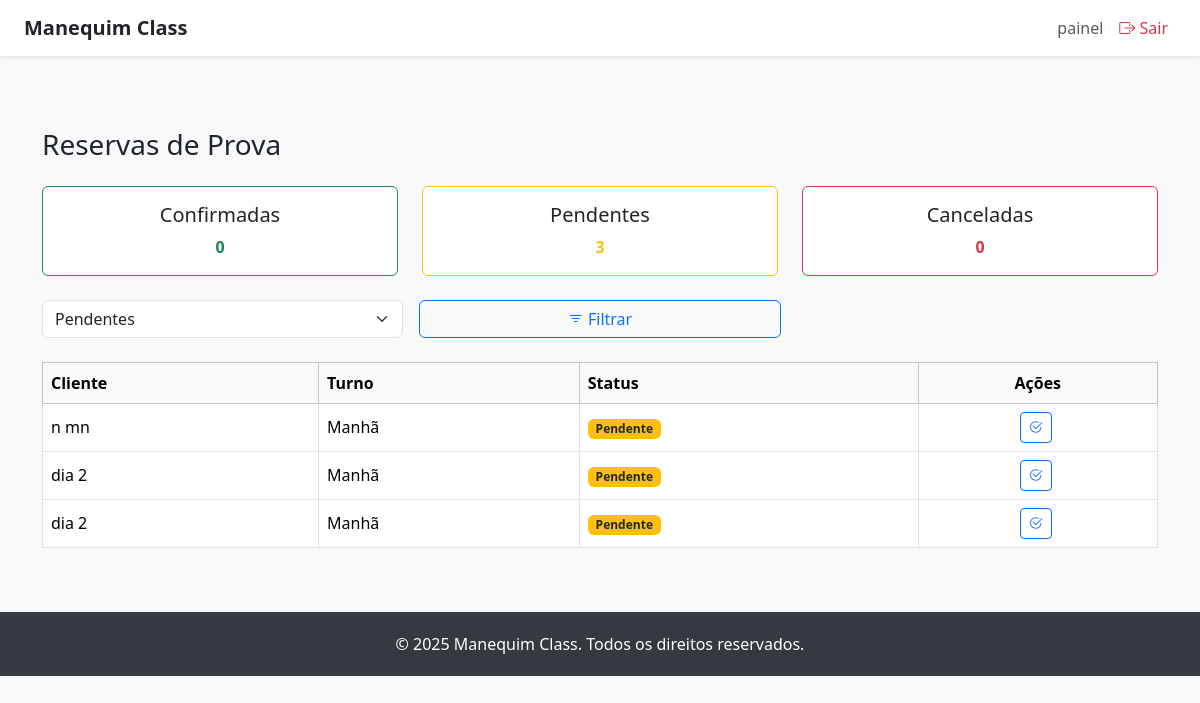
The app's page /reservas (signed in), older data.
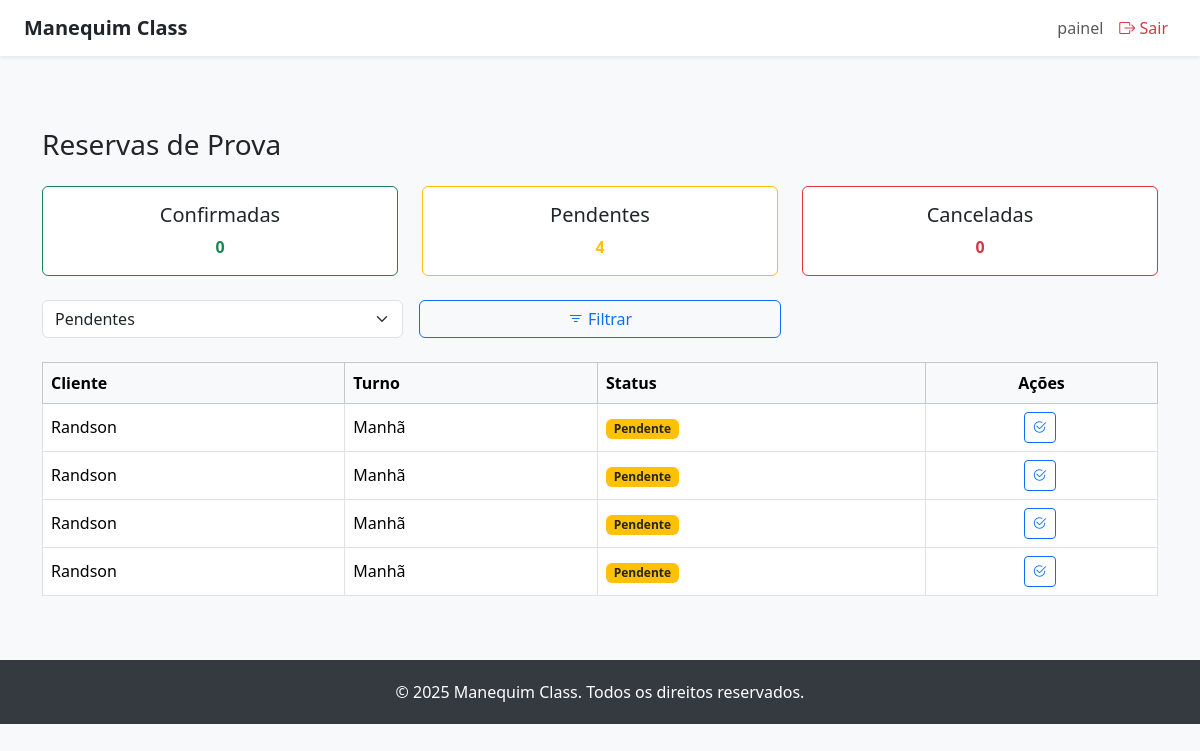
The same page, newer data.
### models.py (models this page shows)
class Reserva(db.Model):
    id = db.Column(db.Integer, primary_key=True)
    nome = db.Column(db.String(100), nullable=False)
    telefone = db.Column(db.String(20), nullable=False)
    item_id = db.Column(db.Integer, db.ForeignKey('item.id'), nullable=False)
    data_evento = db.Column(db.Date, nullable=False)
    turno = db.Column(db.String(10), nullable=False)
    confirmada = db.Column(db.Boolean, default=False)
    cancelada = db.Column(db.Boolean, default=False)
    data_criacao = db.Column(db.DateTime, default=datetime.utcnow)  # ← novo campo

### app.py (the view)
@app.route('/reservas')
@login_required
def listar_reservas():
    status = request.args.get('status', 'pendente')  # padrão: pendente
    page = request.args.get('page', 1, type=int)
    per_page = 10
    query = Reserva.query
    if status == 'confirmada':
        query = query.filter_by(confirmada=True, cancelada=False)
    elif status == 'cancelada':
        query = query.filter_by(cancelada=True)
    elif status == 'pendente':
        query = query.filter_by(confirmada=False, cancelada=False)
    else:
        query = query.filter_by(cancelada=False)  # todas ativas
    reservas_paginadas = query.order_by(Reserva.data_evento.desc()).paginate(page=page, per_page=per_page)
    return render_template('reservas.html', reservas=reservas_paginadas.items, pagination=reservas_paginadas, status=status)

### app.py (called while the page is built)
@login_manager.user_loader
def load_user(user_id):
    return Usuario.query.get(int(user_id))

@app.context_processor
def inject_now():
    from datetime import datetime
    return {'now': datetime.now}

### templates/reservas.html (shortened to what this page needs)
{% extends 'base.html' %}
{% block content %}
<div class="container mt-4">
  <h3 class="mb-4">Reservas de Prova</h3>
  <div class="row mb-4">
    <div class="col-md-4">
      <div class="card border-success status-card" data-status="confirmada" style="cursor:pointer;">
        <div class="card-body text-center">
          <h5 class="card-title">Confirmadas</h5>
          <p class="card-text fw-bold text-success">{{ reservas | selectattr('confirmada') | rejectattr('cancelada') | list | length }}</p>
        </div>
      </div>
    </div>
    <div class="col-md-4">
      <div class="card border-warning status-card" data-status="pendente" style="cursor:pointer;">
        <div class="card-body text-center">
          <h5 class="card-title">Pendentes</h5>
          <p class="card-text fw-bold text-warning">{{ reservas | rejectattr('confirmada') | rejectattr('cancelada') | list | length }}</p>
        </div>
      </div>
    </div>
    <div class="col-md-4">
      <div class="card border-danger status-card" data-status="cancelada" style="cursor:pointer;">
        <div class="card-body text-center">
          <h5 class="card-title">Canceladas</h5>
          <p class="card-text fw-bold text-danger">{{ reservas | selectattr('cancelada') | list | length }}</p>
        </div>
      </div>
    </div>
  </div>
  <form method="GET" class="row g-3 mb-4">
    <div class="col-md-4">
      <select name="status" class="form-select">
        <option value="pendente" {% if request.args.get('status', 'pendente') == 'pendente' %}selected{% endif %}>Pendentes</option>
      </select>
    </div>
    <div class="col-md-4 d-flex align-items-end">
      <button type="submit" class="btn btn-outline-primary w-100">
        <i class="bi bi-filter"></i> Filtrar
      </button>
    </div>
  </form>
  {% if reservas %}
  <table class="table table-bordered table-hover align-middle">
    <thead class="table-light">
      <tr>
        <th>Cliente</th>
        <th>Turno</th>
        <th>Status</th>
        <th class="text-center">Ações</th>
      </tr>
    </thead>
    <tbody>
      {% for reserva in reservas %}
      <tr class="{% if reserva.cancelada %}reserva-cancelada{% elif reserva.confirmada %}reserva-confirmada{% else %}reserva-pendente{% endif %}" style="cursor:pointer;" onclick="window.location='{{ url_for('ver_pedido_de_prova', reserva_id=reserva.id) }}'">
        <td>{{ reserva.nome }}</td>
        <td>{{ reserva.turno.title() if reserva.turno else '-' }}</td>
        <td>
          {% if reserva.cancelada %}
            <span class="badge bg-danger">Cancelada</span>
          {% elif reserva.confirmada %}
            <span class="badge bg-success">Confirmada</span>
          {% else %}
            <span class="badge bg-warning text-dark">Pendente</span>
          {% endif %}
        </td>
        <td class="text-center">
          {% if not reserva.cancelada %}
            {% if not reserva.confirmada %}
            <form method="POST" action="{{ url_for('confirmar_reserva', reserva_id=reserva.id) }}" class="d-inline">
              <button type="submit" class="btn btn-sm btn-outline-primary me-1" title="Marcar como Confirmada">
                <i class="bi bi-check2-circle"></i>
              </button>
            </form>
            {% endif %}
          {% else %}
            <span class="text-muted">Sem ações</span>
          {% endif %}
        </td>
      </tr>
      {% endfor %}
    </tbody>
  </table>
  {% else %}
    <div class="alert alert-warning">Nenhuma reserva registrada até o momento.</div>
  {% endif %}
</div>
{% endblock %}

Row changes from the older to the newer data that the page shows:
removed Reserva: nome "n mn", turno "Manhã", cancelada "Pendente"
removed Reserva: nome "dia 2", turno "Manhã", cancelada "Pendente"
removed Reserva: nome "dia 2", turno "Manhã", cancelada "Pendente"
now on this page (row edited): Reserva: nome "Randson", turno "Manhã", cancelada "Pendente"
now on this page (row edited): Reserva: nome "Randson", turno "Manhã", cancelada "Pendente"
now on this page (row edited): Reserva: nome "Randson", turno "Manhã", cancelada "Pendente"
now on this page (row edited): Reserva: nome "Randson", turno "Manhã", cancelada "Pendente"
Text that changed along with them:
text no longer shown: "3"
text now shown: "4"
